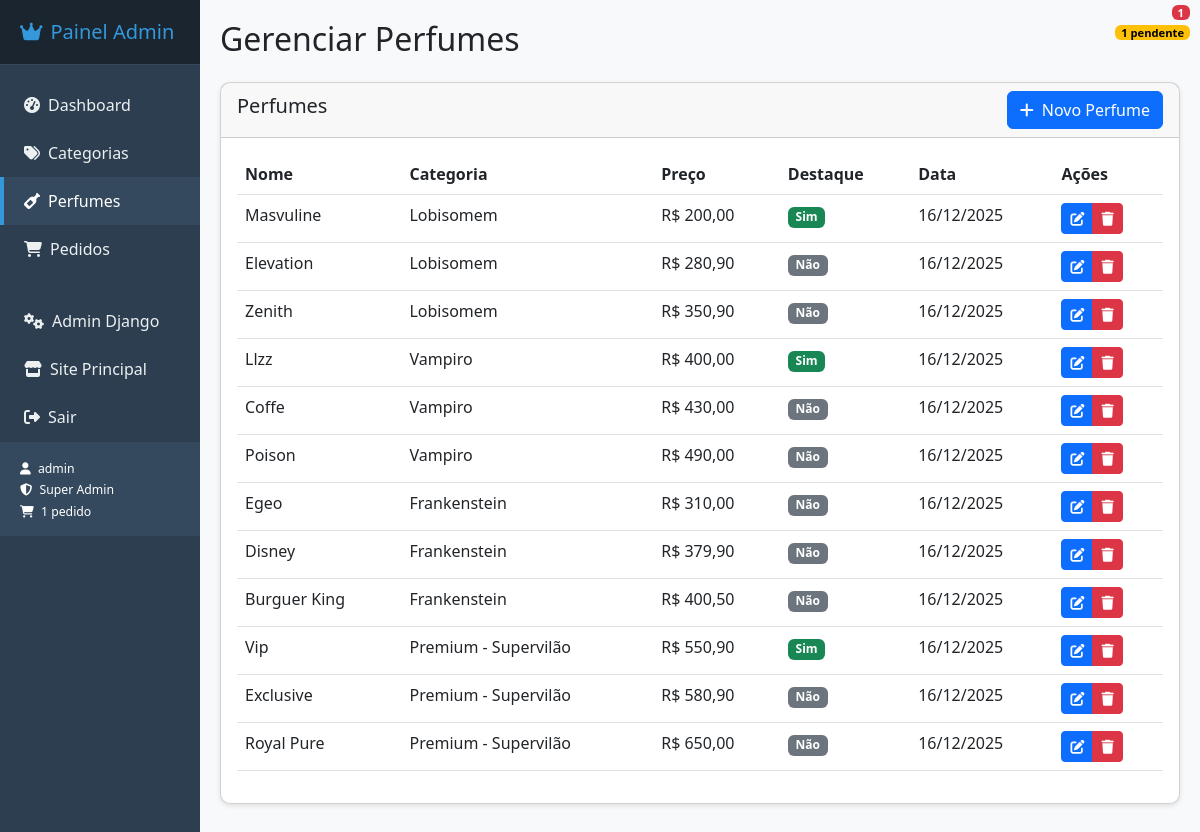
Screenshot of /painel-admin/perfumes/ (signed in) with the database file from the repository.
### perfumaria/models.py (models this page shows, shortened)
class Perfume(models.Model):
    nome = models.CharField(max_length=200)
    descricao = models.TextField(blank=True, null=True)
    preco = models.DecimalField(max_digits=10, decimal_places=2)
    categoria = models.ForeignKey(Categoria, on_delete=models.CASCADE, related_name='perfumes')
    estoque = models.SmallIntegerField(default=0)  # Adicione default=0
    imagem = models.ImageField(
        upload_to='perfumes/',
        blank=True,
        null=True,
        verbose_name="Foto do Perfume",
        help_text="Formatos suportados: JPG, PNG, GIF. Tamanho máximo: 5MB"
    )
    destaque = models.BooleanField(default=False)
    data_cadastro = models.DateTimeField(auto_now_add=True)

class Categoria(models.Model):
    nome = models.CharField(max_length=100)
    slug = models.SlugField(unique=True, blank=True, null=True)
    ordem = models.IntegerField(default=0)
    class Meta:
        ordering = ['ordem']

### perfumaria/urls.py (the view)
# urls.py: path('painel-admin/perfumes/', login_required(PerfumeListView.as_view()), name='perfume_list'),
class PerfumeListView(views.ListView):
    model = Perfume
    template_name = 'perfumaria/painel_admin/perfume_list.html'
    context_object_name = 'perfumes'

### perfumaria/context_processors.py (called while the page is built)
def categorias_context(request):
    Categoria = apps.get_model('perfumaria', 'Categoria')
    FooterInfo = apps.get_model('perfumaria', 'FooterInfo')
    try:
        categorias = Categoria.objects.all().order_by('ordem')
    except Exception:
        categorias = []
    try:
        footer_info = FooterInfo.objects.first()
    except Exception:
        footer_info = None
    return {
        'categorias': categorias,
        'footer_info': footer_info,
    }

def user_pedidos_context(request):
    if request.user.is_authenticated:
        Pedido = apps.get_model('perfumaria', 'Pedido')
        try:
            meus_pedidos_count = Pedido.objects.filter(cliente=request.user).count()
            meus_pedidos_pendentes = Pedido.objects.filter(cliente=request.user, status='P').count()
            return {
                'meus_pedidos_count': meus_pedidos_count,
                'meus_pedidos_pendentes': meus_pedidos_pendentes,
                'ultimos_pedidos': Pedido.objects.filter(cliente=request.user).order_by('-data_pedido')[:3]
            }
        except Exception:
            return {
                'meus_pedidos_count': 0,
                'meus_pedidos_pendentes': 0,
                'ultimos_pedidos': []
            }
    return {
        'meus_pedidos_count': 0,
        'meus_pedidos_pendentes': 0,
        'ultimos_pedidos': []
    }

### perfumaria/templates/perfumaria/painel_admin/perfume_list.html (shortened to what this page needs)
{% extends 'perfumaria/painel_admin/index.html' %}
{% block page_title %}Gerenciar Perfumes{% endblock %}
{% block content %}
<div class="card">
    <div class="card-header">
        <div class="d-flex justify-content-between align-items-center">
            <h5>Perfumes</h5>
            <a href="{% url 'perfumaria:perfume_create' %}" class="btn btn-primary">
                <i class="fas fa-plus me-1"></i> Novo Perfume
            </a>
        </div>
    </div>
    <div class="card-body">
        <table class="table table-hover">
            <thead>
                <tr>
                    <th>Nome</th>
                    <th>Categoria</th>
                    <th>Preço</th>
                    <th>Destaque</th>
                    <th>Data</th>
                    <th>Ações</th>
                </tr>
            </thead>
            <tbody>
                {% for perfume in perfumes %}
                <tr>
                    <td>{{ perfume.nome }}</td>
                    <td>{{ perfume.categoria.nome }}</td>
                    <td>R$ {{ perfume.preco }}</td>
                    <td>
                        {% if perfume.destaque %}
                            <span class="badge bg-success">Sim</span>
                        {% else %}
                            <span class="badge bg-secondary">Não</span>
                        {% endif %}
                    </td>
                    <td>{{ perfume.data_cadastro|date:"d/m/Y" }}</td>
                    <td>
                        <div class="btn-group">
                            <a href="{% url 'perfumaria:perfume_update' perfume.pk %}" class="btn btn-sm btn-primary">
                                <i class="fas fa-edit"></i>
                            </a>
                            <a href="{% url 'perfumaria:perfume_delete' perfume.pk %}" class="btn btn-sm btn-danger">
                                <i class="fas fa-trash"></i>
                            </a>
                        </div>
                    </td>
                </tr>
                {% empty %}
                <tr>
                    <td colspan="6" class="text-center">Nenhum perfume cadastrado.</td>
                </tr>
                {% endfor %}
            </tbody>
        </table>
    </div>
</div>
{% endblock %}

### perfumaria/templates/perfumaria/painel_admin/index.html (shortened to what this page needs)
<!DOCTYPE html>
<html lang="pt-br">
<head>
    <link href="https://cdn.jsdelivr.net/npm/bootstrap@5.3.0/dist/css/bootstrap.min.css" rel="stylesheet">
    <link rel="stylesheet" href="https://cdnjs.cloudflare.com/ajax/libs/font-awesome/6.4.0/css/all.min.css">
</head>
<body>
    <div class="container-fluid">
        <div class="row">
            <div class="col-md-2 col-lg-2 sidebar">
                <div class="sidebar-header">
                    <h5><i class="fas fa-crown me-2"></i>Painel Admin</h5>
                </div>
                <nav class="nav flex-column mt-3">
                    <a class="nav-link {% if request.path == '/painel-admin/' %}active{% endif %}" href="{% url 'perfumaria:painel_admin' %}">
                        <i class="fas fa-tachometer-alt me-2"></i>Dashboard
                    </a>
                    <a class="nav-link {% if 'categorias' in request.path %}active{% endif %}" href="{% url 'perfumaria:categoria_list' %}">
                        <i class="fas fa-tags me-2"></i>Categorias
                    </a>
                    <a class="nav-link {% if 'perfumes' in request.path %}active{% endif %}" href="{% url 'perfumaria:perfume_list' %}">
                        <i class="fas fa-wine-bottle me-2"></i>Perfumes
                    </a>
                    <a class="nav-link {% if 'pedidos' in request.path and 'painel-admin/pedidos' in request.path %}active{% endif %}" href="{% url 'perfumaria:admin_pedido_list' %}">
                        <i class="fas fa-shopping-cart me-2"></i>Pedidos
                        {% if total_pedidos > 0 %}
                        <span class="badge bg-danger badge-notification">{{ total_pedidos }}</span>
                        {% endif %}
                        {% if pedidos_pendentes > 0 %}
                        <span class="badge badge-pendentes badge-notification" style="top: 25px;">{{ pedidos_pendentes }} pendente{{ pedidos_pendentes|pluralize }}</span>
                        {% endif %}
                    </a>
                    <div class="mt-4">
                        <a class="nav-link" href="/admin/" target="_blank">
                            <i class="fas fa-cogs me-2"></i>Admin Django
                        </a>
                        <a class="nav-link" href="{% url 'perfumaria:home' %}">
                            <i class="fas fa-store me-2"></i>Site Principal
                        </a>
                        <a class="nav-link" href="{% url 'perfumaria:logout_admin' %}">
                            <i class="fas fa-sign-out-alt me-2"></i>Sair
                        </a>
                    </div>
                </nav>
                <div class="user-info">
                    <small>
                        <i class="fas fa-user me-1"></i> {{ user.username }}<br>
                        <i class="fas fa-shield-alt me-1"></i> Super Admin<br>
                        {% if total_pedidos > 0 %}
                        <i class="fas fa-shopping-cart me-1"></i> {{ total_pedidos }} pedido{{ total_pedidos|pluralize }}
                        {% endif %}
                    </small>
                </div>
            </div>
            <div class="col-md-10 col-lg-10 main-content">
                <h2 class="mb-4">{% block page_title %}Dashboard{% endblock %}</h2>
                {% block content %}{% endblock %}
            </div>
        </div>
    </div>
</body>
</html>

### perfumaria/templates/perfumaria/painel_admin/index.html (style rules this page uses)
body { background-color: #f8f9fa; }
.sidebar { background-color: #2c3e50; min-height: 100vh; color: white; padding: 0; }
.sidebar .nav-link { color: #ecf0f1; padding: 12px 20px; border-left: 4px solid transparent; transition: all 0.3s; }
.sidebar .nav-link.active { background-color: #34495e; border-left: 4px solid #3498db; color: #fff; }
.main-content { padding: 20px; background-color: #f8f9fa; }
.card { margin-bottom: 20px; border-radius: 10px; box-shadow: 0 2px 5px rgba(0,0,0,0.1); }
.sidebar-header { padding: 20px; background-color: #1a252f; border-bottom: 1px solid #34495e; }
.sidebar-header h5 { color: #3498db; margin: 0; }
.user-info { padding: 15px 20px; background-color: #34495e; border-top: 1px solid #2c3e50; font-size: 14px; }
.badge-notification { position: absolute; top: 5px; right: 10px; font-size: 0.7rem; padding: 2px 6px; }
.badge-pendentes { background-color: #ffc107; color: #000; }

### rows the page displays
Perfume: nome "Masvuline", categoria.nome "Lobisomem", preco "200,00", destaque "Sim", data_cadastro "16/12/2025"
Perfume: nome "Elevation", categoria.nome "Lobisomem", preco "280,90", destaque "Não", data_cadastro "16/12/2025"
Perfume: nome "Zenith", categoria.nome "Lobisomem", preco "350,90", destaque "Não", data_cadastro "16/12/2025"
Perfume: nome "Llzz", categoria.nome "Vampiro", preco "400,00", destaque "Sim", data_cadastro "16/12/2025"
Perfume: nome "Coffe", categoria.nome "Vampiro", preco "430,00", destaque "Não", data_cadastro "16/12/2025"
Perfume: nome "Poison", categoria.nome "Vampiro", preco "490,00", destaque "Não", data_cadastro "16/12/2025"
Perfume: nome "Egeo", categoria.nome "Frankenstein", preco "310,00", destaque "Não", data_cadastro "16/12/2025"
Perfume: nome "Disney", categoria.nome "Frankenstein", preco "379,90", destaque "Não", data_cadastro "16/12/2025"
Perfume: nome "Burguer King", categoria.nome "Frankenstein", preco "400,50", destaque "Não", data_cadastro "16/12/2025"
Perfume: nome "Vip", categoria.nome "Premium - Supervilão", preco "550,90", destaque "Sim", data_cadastro "16/12/2025"
Perfume: nome "Exclusive", categoria.nome "Premium - Supervilão", preco "580,90", destaque "Não", data_cadastro "16/12/2025"
Perfume: nome "Royal Pure", categoria.nome "Premium - Supervilão", preco "650,00", destaque "Não", data_cadastro "16/12/2025"

### other values shown
{{ total_pedidos }} "1"
{{ pedidos_pendentes }} "1"
{{ user.username }} "admin"
